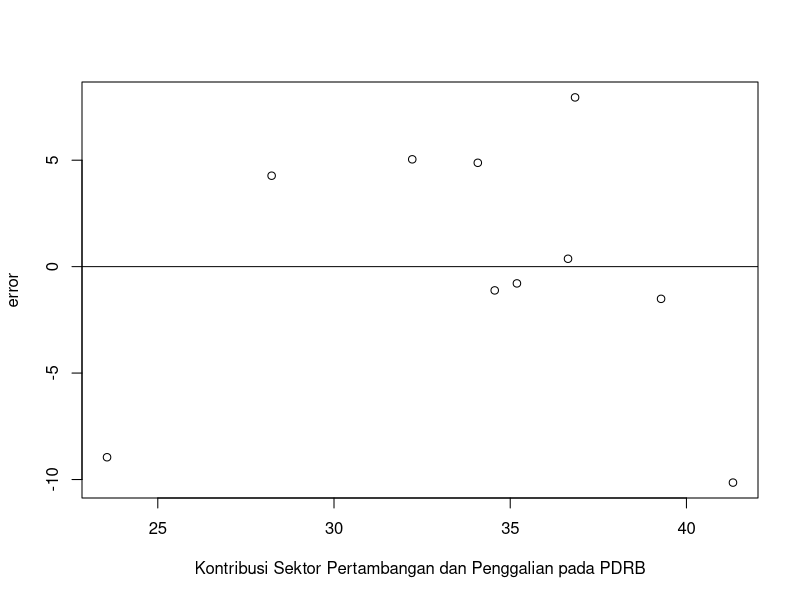
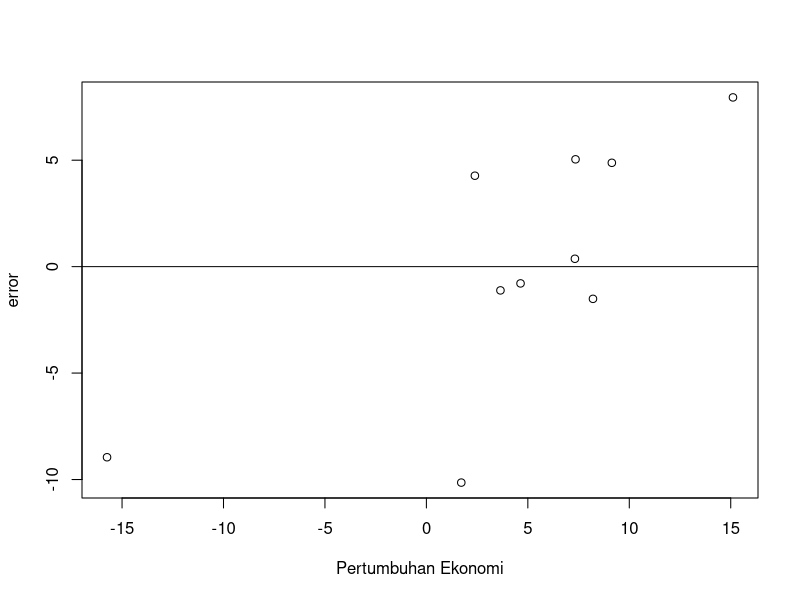

These figures' R source, in order:
## ---- chunk 1
#| warning: false
#| echo: true
library(tidyverse)
library(readxl)
## ---- chunk 2
setwd('D:/Metopel_2023/Desti UAS metopel')
library(readxl)
dat<-read_excel('Kontribusi pada PDRB dan Pertumbuhan Ekonomi Papua.xlsx')
reg1<-lm(Y~X,data=dat)
dat$u<-resid(reg1)
plot(dat$X,dat$u,xlab="Kontribusi Sektor Pertambangan dan Penggalian pada PDRB",ylab="error")
abline(h=0)
## ---- chunk 3
library(readxl)
dat$u<-resid(reg1)
plot(dat$Y,dat$u,xlab="Pertumbuhan Ekonomi",ylab="error")
abline(h=0)
## ---- chunk 4
library(readxl)
dat<-read_excel('Kontribusi pada PDRB dan Pertumbuhan Ekonomi Papua.xlsx')
reg1<-lm(Y~X,data=dat)
summary(reg1)
